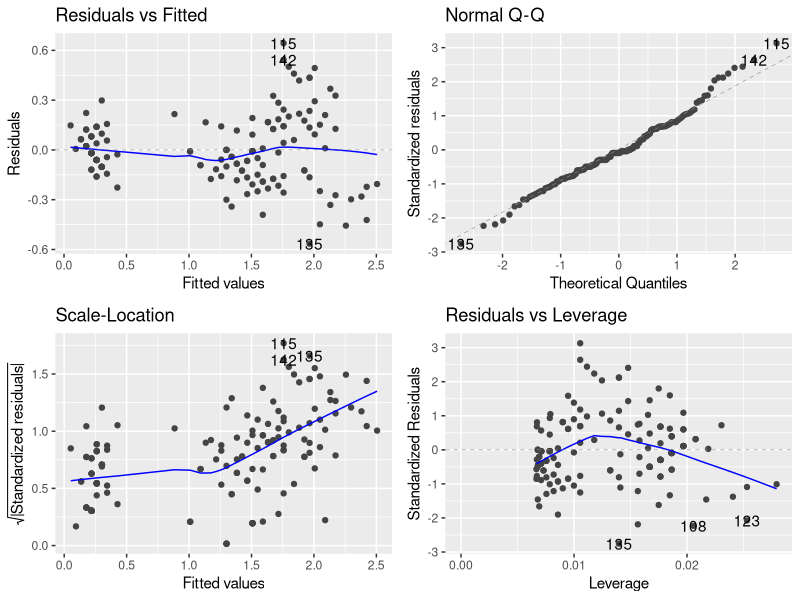
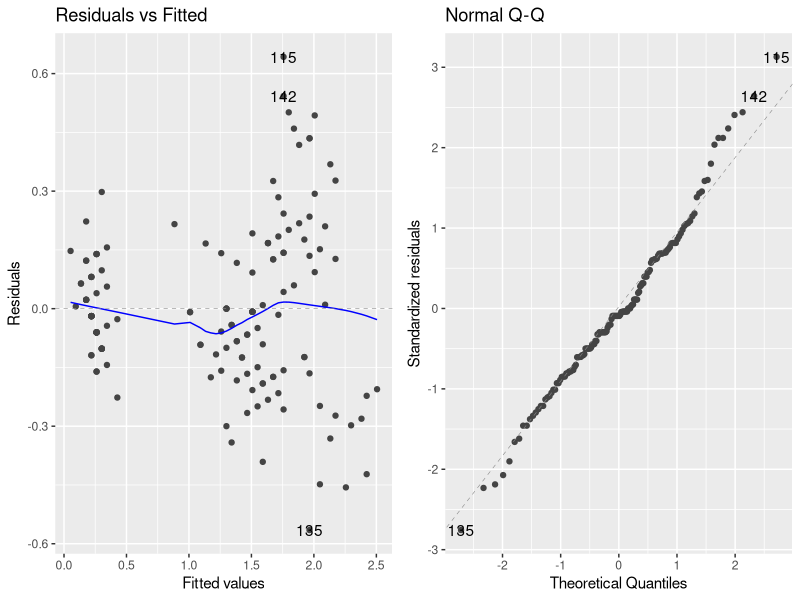
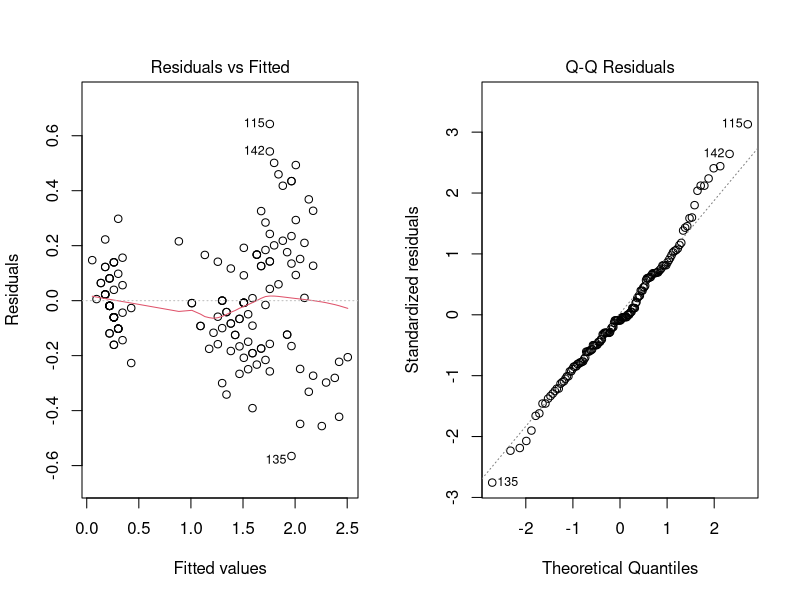
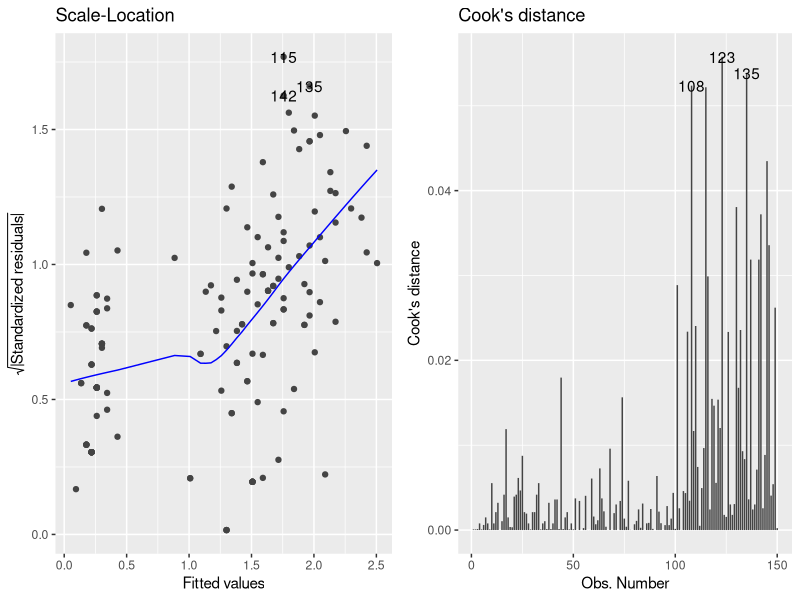
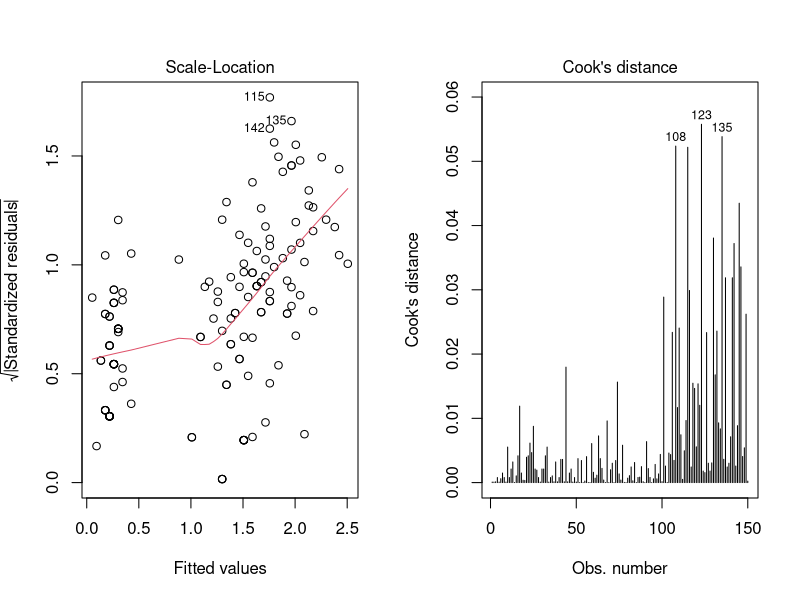
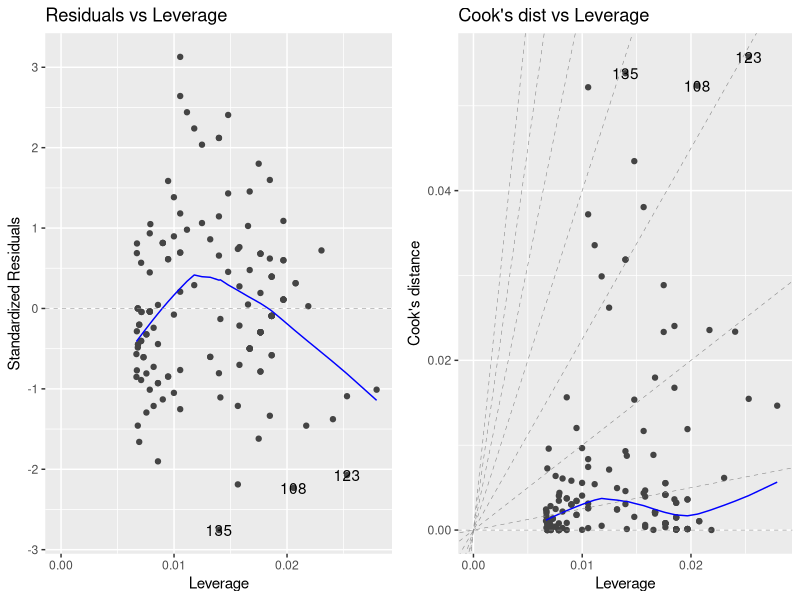
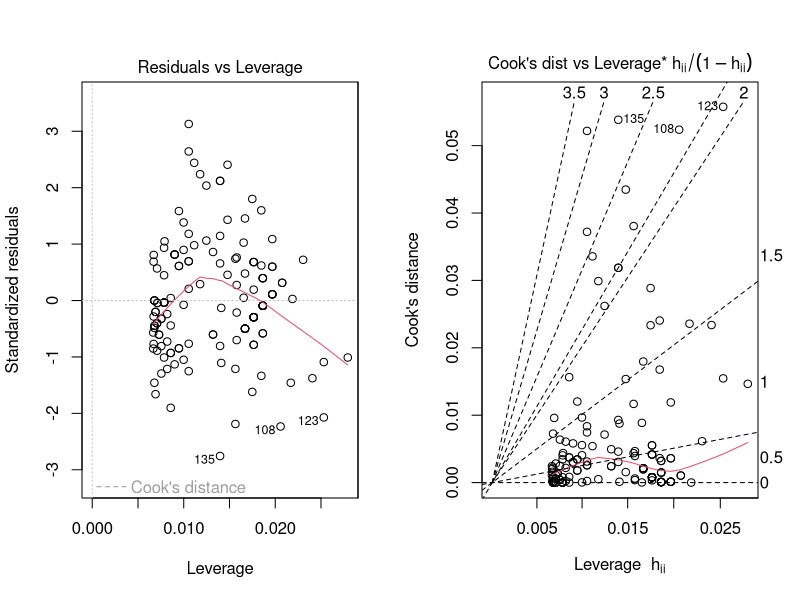
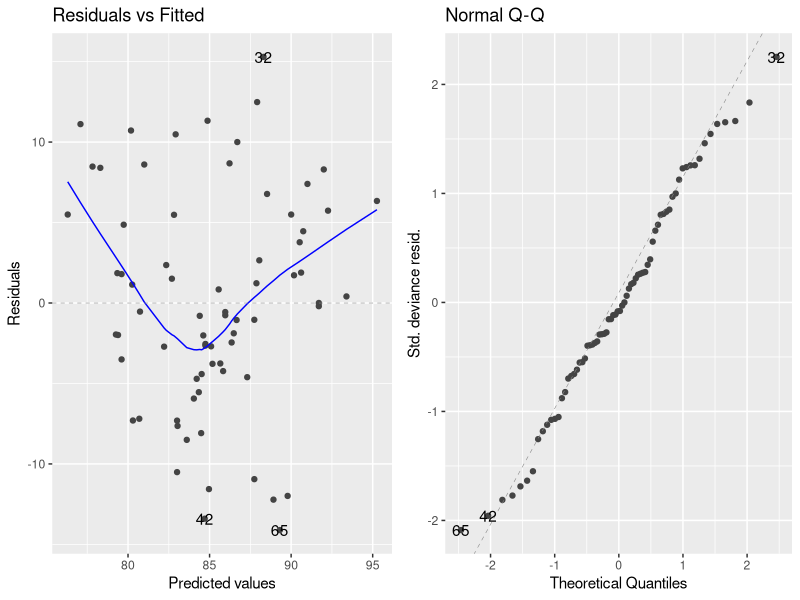

Here is the R script that generated these plots, in order:
## ---- chunk 1
library(knitr)
opts_chunk$set(fig.width=8, fig.height=6, fig.path='figures/lm-', warning=FALSE)
## ---- chunk 2
library(ggfortify)
autoplot(lm(Petal.Width ~ Petal.Length, data = iris))
## ---- chunk 3
par(mfrow = c(1, 2))
m <- lm(Petal.Width ~ Petal.Length, data = iris)

autoplot(m, which = 1:2, ncol = 2)

# Standard plot (for comparison)
plot(m, which = 1:2)

autoplot(m, which = 3:4, ncol = 2)

# Standard plot (for comparison)
plot(m, which = 3:4)

autoplot(m, which = 5:6, ncol = 2)

# Standard plot (for comparison)
plot(m, which = 5:6)
## ---- chunk 4
par(mfrow = c(1, 2))
utils::data(anorexia, package = "MASS")
m <- glm(Postwt ~ Prewt + Treat + offset(Prewt),
         family = gaussian, data = anorexia)

autoplot(m, which = 1:2, ncol = 2)

# Standard plot (for comparison)
plot(m, which = 1:2)

autoplot(m, which = 3:4, ncol = 2)

# Standard plot (for comparison)
plot(m, which = 3:4)

autoplot(m, which = 5:6, ncol = 2)

# Standard plot
plot(m, which = 5:6)
## ---- chunk 5
autoplot(m, which = 1:6, colour = 'red',
         smooth.colour = 'black', smooth.linetype = 'dashed',
         ad.colour = 'blue',
         label.size = 3, label.n = 5, label.colour = 'blue',
         ncol = 3)
